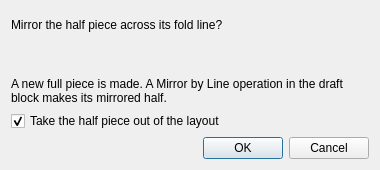
<?xml version="1.0" encoding="UTF-8"?>
<ui version="4.0">
 <class>PieceMirrorDialog</class>
 <widget class="QDialog" name="PieceMirrorDialog">
  <property name="windowModality">
   <enum>Qt::NonModal</enum>
  </property>
  <property name="geometry">
   <rect>
    <x>0</x>
    <y>0</y>
    <width>380</width>
    <height>170</height>
   </rect>
  </property>
  <property name="windowTitle">
   <string>Piece Mirror</string>
  </property>
  <property name="modal">
   <bool>true</bool>
  </property>
  <layout class="QVBoxLayout" name="verticalLayout">
   <item>
    <widget class="QLabel" name="question_Label">
     <property name="text">
      <string>Mirror the half piece across its fold line?</string>
     </property>
    </widget>
   </item>
   <item>
    <widget class="QLabel" name="piece_Label">
     <property name="text">
      <string notr="true"/>
     </property>
    </widget>
   </item>
   <item>
    <widget class="QLabel" name="info_Label">
     <property name="text">
      <string>A new full piece is made. A Mirror by Line operation in the draft block makes its mirrored half.</string>
     </property>
     <property name="wordWrap">
      <bool>true</bool>
     </property>
    </widget>
   </item>
   <item>
    <widget class="QCheckBox" name="removeHalf_CheckBox">
     <property name="toolTip">
      <string>The half piece stays in the pattern, but the layout uses the full piece only.</string>
     </property>
     <property name="text">
      <string>Take the half piece out of the layout</string>
     </property>
     <property name="checked">
      <bool>true</bool>
     </property>
    </widget>
   </item>
   <item>
    <widget class="QDialogButtonBox" name="buttonBox">
     <property name="orientation">
      <enum>Qt::Horizontal</enum>
     </property>
     <property name="standardButtons">
      <set>QDialogButtonBox::Cancel|QDialogButtonBox::Ok</set>
     </property>
    </widget>
   </item>
  </layout>
 </widget>
 <tabstops>
  <tabstop>removeHalf_CheckBox</tabstop>
  <tabstop>buttonBox</tabstop>
 </tabstops>
 <resources/>
 <connections>
  <connection>
   <sender>buttonBox</sender>
   <signal>accepted()</signal>
   <receiver>PieceMirrorDialog</receiver>
   <slot>accept()</slot>
  </connection>
  <connection>
   <sender>buttonBox</sender>
   <signal>rejected()</signal>
   <receiver>PieceMirrorDialog</receiver>
   <slot>reject()</slot>
  </connection>
 </connections>
</ui>
